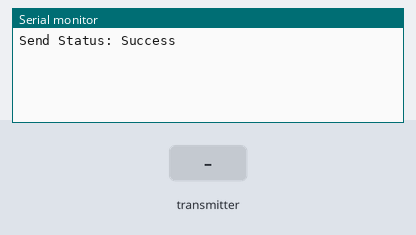
Bench run of a sketch on a simulated ESP32-S3. On the bench: the last lines printed to the serial monitor. The test bench sets the inputs (shaded band).

Above: at 1.2 s.
1.3 s: the transmitter starts sending msg = 0
At 1.66 s:
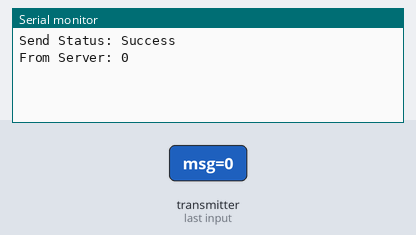
3.3 s: the transmitter starts sending msg = 1
At 3.66 s:
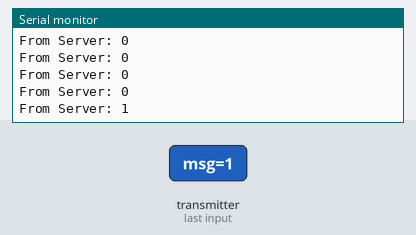

Measured:
- after the input at 1.3 s, the serial monitor: prints a new line after 0.05 s (image 1)
- after the input at 3.3 s, the serial monitor: prints a new line after 0.05 s (image 2)

The sketch:

ButtonTest.ino
```cpp
#include <esp_now.h>
#include <WiFi.h>

// Todo: Some kind of hookup mode
// REPLACE WITH YOUR ESP32-S3 SERVER MAC ADDRESS
uint8_t serverAddress[] = {0x34, 0x85, 0x18, 0x42, 0xA4, 0x64};

// Shared data structure
typedef struct struct_message {
	char msg[32];
	int boardId;
} struct_message;

struct_message myData;
struct_message incomingData;

// Callback when data is received from the Server
void OnDataRecv( const uint8_t * mac, const uint8_t *data, int len ){

	memcpy(&incomingData, data, sizeof(incomingData));
	Serial.print("From Server: ");
	Serial.println(incomingData.msg);

}

// Callback when data is sent
void OnDataSent( const wifi_tx_info_t* mac, esp_now_send_status_t status ){
	Serial.print("Send Status: ");
	Serial.println(status == ESP_NOW_SEND_SUCCESS ? "Success" : "Fail");
}

void setup() {
	Serial.begin(115200);

	// Set as Wi-Fi Station
	WiFi.mode(WIFI_STA);

	// Init ESP-NOW
	if (esp_now_init() != ESP_OK) {
		Serial.println("Error initializing ESP-NOW");
		return;
	}

	// Register callbacks
	esp_now_register_send_cb(OnDataSent);
	esp_now_register_recv_cb(esp_now_recv_cb_t(OnDataRecv));

	// Register the Server as a peer
	esp_now_peer_info_t peerInfo = {};
	memcpy(peerInfo.peer_addr, serverAddress, 6);
	peerInfo.channel = 0;
	peerInfo.encrypt = false;

	if (esp_now_add_peer(&peerInfo) != ESP_OK) {
		Serial.println("Failed to add server peer");
		return;
	}

}

void loop() {
	// Set values to send
	strcpy(myData.msg, "Hello Server!");
	myData.boardId = 1; // Give each client a unique ID (1, 2, 3...)

	// Send message to Server
	esp_now_send(serverAddress, (uint8_t *) &myData, sizeof(myData));

	// Wait 5 seconds
	delay(5000);
}
```
